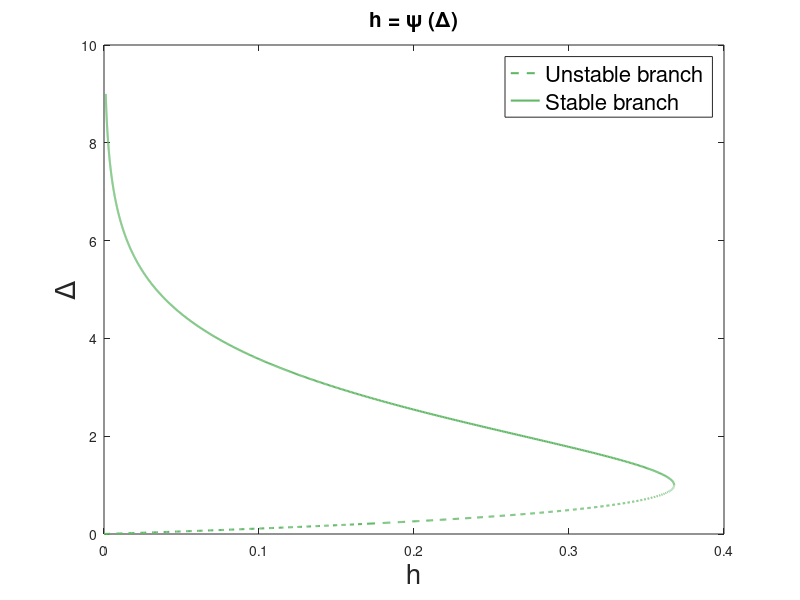
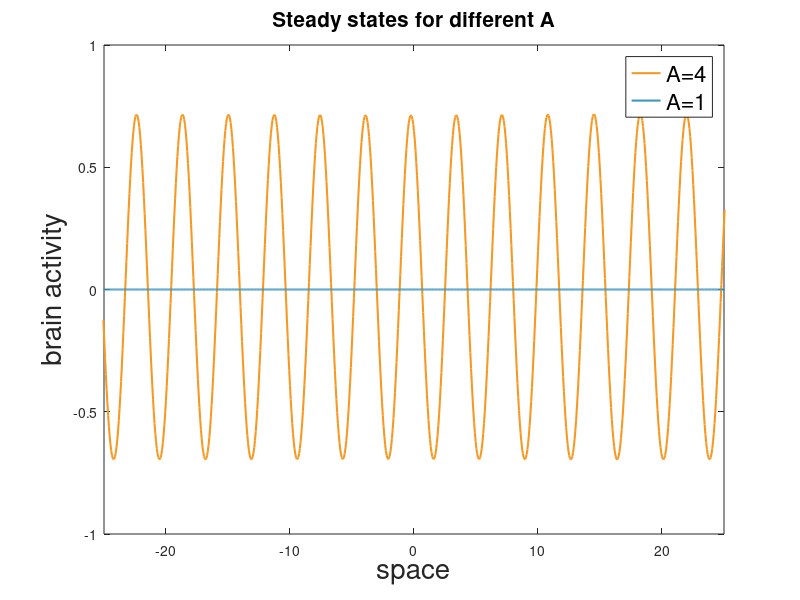
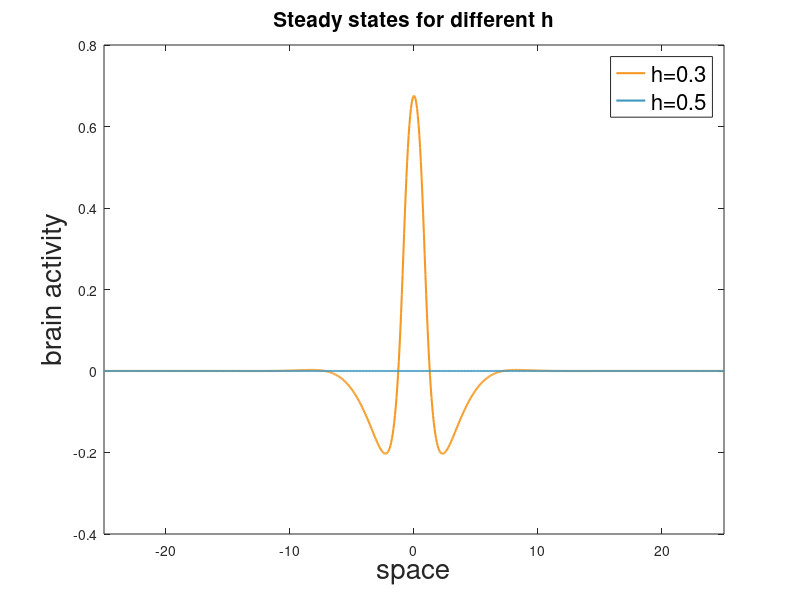

Here is the MATLAB script that generated these plots, in order:
%% Bifurcation diagram for h
clear all, close all, clc

p = @(r) r.*exp(-r);
r1 = linspace(0,1,1000);
r2 = linspace(1,9,1000);
figure;
plot(p(r1),r1,'LineWidth',1.5, 'Color','#60B866','LineStyle','--'); 
hold on;
plot(p(r2),r2,'LineWidth',1.5, 'Color','#60B866'); 
legend('Unstable branch','Stable branch','FontSize',14,'Location','northeast','FontSize',16)
ylabel('\Delta','FontSize',20)
xlabel('h','FontSize',20)
title('h = \psi (\Delta)','FontSize',15)

%% Turing-like bifurcation 
s = 1.5; m = 10; th = 0.5; n = 2^10; L = 10*pi; Nn = 100;
T = 100; tspan = [0 T]; 
W = @(r) 1/sqrt(pi)*exp(-r.^2)- 1/(sqrt(pi)*s)*exp(-(r/s).^2);
F = @(u) 1*(1./(1+exp(-m*u+th)) - 1./(1+exp(th)));

%Creating a grid
dx = 2*L/n; x = -L+[0:n-1]'*dx;

% Form matrix (ring geometry)
M = zeros(n,n);
y = W(x)*dx;
iRows = 1:n;
iShift = -n/2:n/2-1;
for i = 1:n
  M(iRows(i),:) = circshift(y, iShift(i));
end

%setting up an initial condition as random noise in interval (a,b)
a = -1;
b = 1;
u0 = a + (b-a).*rand(size(x));

figure;
A = 4;
[t,U] = ode45(@(t,u) -u + A*M*F(u), tspan, u0);
plot(x,U(end,:),'LineWidth',1.5,'Color','#F59924'); hold on

A = 1;
[t,U] = ode45(@(t,u) -u + A*M*F(u), tspan, u0);
plot(x,U(end,:),'LineWidth',1.5, 'Color','#3F96BF'); hold off
legend('A=4','A=1','FontSize',16)
ylabel('brain activity','FontSize',20)
xlabel('space','FontSize',20)
title('Steady states for different A','FontSize',15)
xlim([-25 25])

%% One bump vs no bump steady state 
m = 10; T = 100; tspan = [0 T]; 
W = @(r) (1-abs(r)).*exp(-abs(r));

%Creating a grid
dx = 2*L/n; x = -L+[0:n-1]'*dx;

% Form matrix (ring geometry)
M = zeros(n,n);
y = W(x)*dx;
iRows = 1:n;
iShift = -n/2:n/2-1;
for i = 1:n
  M(iRows(i),:) = circshift(y, iShift(i));
end

%setting up an initial condition as random noise in interval (a,b)
u0 = 0.9./cosh(0.5*x).^2;

figure;
h = 0.3;
F  = @(u) 1./(1+exp(-m*(u-h)));
[t,U] = ode45(@(t,u) -u + M*F(u), tspan, u0);
plot(x,U(end,:),'LineWidth',1.5,'Color','#F59924'); hold on

h = 0.5;
F  = @(u) 1./(1+exp(-m*(u-h)));
[t,U] = ode45(@(t,u) -u + M*F(u), tspan, u0);
plot(x,U(end,:),'LineWidth',1.5, 'Color','#3F96BF'); hold off
legend('h=0.3','h=0.5','FontSize',16)
ylabel('brain activity','FontSize',20)
xlabel('space','FontSize',20)
title('Steady states for different h','FontSize',15)
xlim([-25 25])